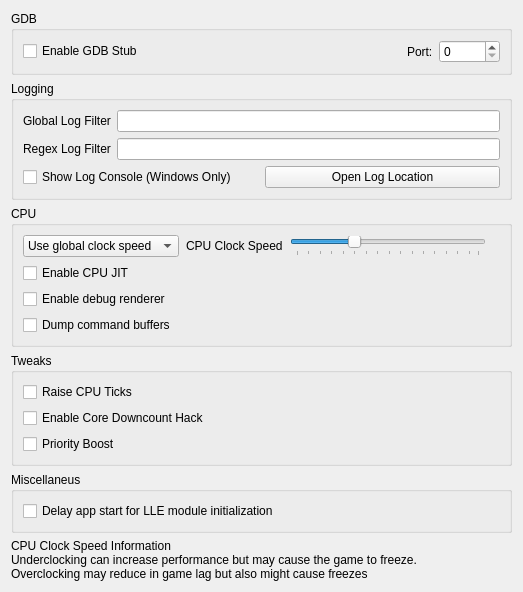
<?xml version="1.0" encoding="UTF-8"?>
<ui version="4.0">
 <class>ConfigureDebug</class>
 <widget class="QWidget" name="ConfigureDebug">
  <property name="geometry">
   <rect>
    <x>0</x>
    <y>0</y>
    <width>523</width>
    <height>458</height>
   </rect>
  </property>
  <property name="windowTitle">
   <string>Form</string>
  </property>
  <layout class="QVBoxLayout" name="verticalLayout_1">
   <item>
    <layout class="QVBoxLayout" name="verticalLayout_2">
     <item>
      <widget class="QGroupBox" name="groupBox">
       <property name="title">
        <string>GDB</string>
       </property>
       <layout class="QVBoxLayout" name="verticalLayout_3">
        <item>
         <layout class="QHBoxLayout" name="horizontalLayout_1">
          <item>
           <widget class="QCheckBox" name="toggle_gdbstub">
            <property name="text">
             <string>Enable GDB Stub</string>
            </property>
           </widget>
          </item>
          <item>
           <spacer name="horizontalSpacer">
            <property name="orientation">
             <enum>Qt::Horizontal</enum>
            </property>
            <property name="sizeHint" stdset="0">
             <size>
              <width>40</width>
              <height>20</height>
             </size>
            </property>
           </spacer>
          </item>
          <item>
           <widget class="QLabel" name="label_2">
            <property name="text">
             <string>Port:</string>
            </property>
           </widget>
          </item>
          <item>
           <widget class="QSpinBox" name="gdbport_spinbox">
            <property name="maximum">
             <number>65536</number>
            </property>
           </widget>
          </item>
         </layout>
        </item>
       </layout>
      </widget>
     </item>
    </layout>
   </item>
   <item>
    <widget class="QGroupBox" name="groupBox_2">
     <property name="title">
      <string>Logging</string>
     </property>
     <layout class="QVBoxLayout" name="verticalLayout">
      <item>
       <layout class="QHBoxLayout" name="horizontalLayout">
        <item>
         <widget class="QLabel" name="label">
          <property name="text">
           <string>Global Log Filter</string>
          </property>
         </widget>
        </item>
        <item>
         <widget class="QLineEdit" name="log_filter_edit"/>
        </item>
       </layout>
      </item>
      <item>
       <layout class="QHBoxLayout" name="horizontalLayout">
        <item>
         <widget class="QLabel" name="label_3">
          <property name="text">
           <string>Regex Log Filter</string>
          </property>
         </widget>
        </item>
        <item>
         <widget class="QLineEdit" name="log_regex_filter_edit"/>
        </item>
       </layout>
      </item>
      <item>
       <layout class="QHBoxLayout" name="horizontalLayout_2">
        <item>
         <widget class="QCheckBox" name="toggle_console">
          <property name="text">
           <string>Show Log Console (Windows Only)</string>
          </property>
         </widget>
        </item>
        <item>
         <widget class="QPushButton" name="open_log_button">
          <property name="text">
           <string>Open Log Location</string>
          </property>
         </widget>
        </item>
       </layout>
      </item>
     </layout>
    </widget>
   </item>
   <item>
    <widget class="QGroupBox" name="groupBox_4">
     <property name="title">
      <string>CPU</string>
     </property>
     <layout class="QGridLayout" name="gridLayout_2">
      <item row="1" column="0">
       <widget class="QWidget" name="clock_speed_widget" native="true">
        <layout class="QHBoxLayout" name="clock_speed_layout">
         <property name="spacing">
          <number>7</number>
         </property>
         <property name="leftMargin">
          <number>0</number>
         </property>
         <property name="topMargin">
          <number>0</number>
         </property>
         <property name="rightMargin">
          <number>0</number>
         </property>
         <property name="bottomMargin">
          <number>0</number>
         </property>
         <item>
          <widget class="QComboBox" name="clock_speed_combo">
           <item>
            <property name="text">
             <string>Use global clock speed</string>
            </property>
           </item>
           <item>
            <property name="text">
             <string>Set clock speed:</string>
            </property>
           </item>
          </widget>
         </item>
         <item>
          <widget class="QLabel" name="clock_speed_label">
           <property name="text">
            <string>CPU Clock Speed</string>
           </property>
          </widget>
         </item>
         <item>
          <widget class="QSlider" name="slider_clock_speed">
           <property name="toolTip">
            <string>&lt;html&gt;&lt;body&gt;Changes the emulated CPU clock frequency.&lt;br&gt;Underclocking can increase performance but may cause the game to freeze.&lt;br&gt;Overclocking may reduce in game lag but also might cause freezes&lt;/body&gt;&lt;/html&gt;</string>
           </property>
           <property name="minimum">
            <number>0</number>
           </property>
           <property name="maximum">
            <number>79</number>
           </property>
           <property name="singleStep">
            <number>5</number>
           </property>
           <property name="pageStep">
            <number>15</number>
           </property>
           <property name="value">
            <number>25</number>
           </property>
           <property name="orientation">
            <enum>Qt::Horizontal</enum>
           </property>
           <property name="tickPosition">
            <enum>QSlider::TicksBelow</enum>
           </property>
          </widget>
         </item>
         <item>
          <widget class="QLabel" name="clock_display_label">
           <property name="text">
            <string/>
           </property>
           <property name="alignment">
            <set>Qt::AlignRight|Qt::AlignTrailing|Qt::AlignVCenter</set>
           </property>
          </widget>
         </item>
        </layout>
       </widget>
      </item>
      <item row="2" column="0">
       <widget class="QCheckBox" name="toggle_cpu_jit">
        <property name="toolTip">
         <string>&lt;html&gt;&lt;head/&gt;&lt;body&gt;&lt;p&gt;Enables the use of the ARM JIT compiler for emulating the 3DS CPUs. Don't disable unless for debugging purposes&lt;/p&gt;&lt;/body&gt;&lt;/html&gt;</string>
        </property>
        <property name="text">
         <string>Enable CPU JIT</string>
        </property>
       </widget>
      </item>
      <item row="3" column="0">
       <widget class="QCheckBox" name="toggle_renderer_debug">
        <property name="text">
         <string>Enable debug renderer</string>
        </property>
       </widget>
      </item>
      <item row="4" column="0">
       <widget class="QCheckBox" name="toggle_dump_command_buffers">
        <property name="text">
         <string>Dump command buffers</string>
        </property>
       </widget>
      </item>
     </layout>
    </widget>
   </item>
   <item>
    <widget class="QGroupBox" name="groupBox_5">
     <property name="title">
      <string>Tweaks</string>
     </property>
     <layout class="QGridLayout" name="gridLayout_3">
     <item row="1" column="0">
       <widget class="QCheckBox" name="toggle_raise_cpu_ticks">
        <property name="toolTip">
         <string>&lt;html&gt;&lt;head/&gt;&lt;body&gt;&lt;p&gt;Adds 16000 CPU ticks. Can improve the performance or decrease, depending of the game or if it is a low-end device&lt;/p&gt;&lt;/body&gt;&lt;/html&gt;</string>
        </property>
        <property name="text">
         <string>Raise CPU Ticks</string>
        </property>
       </widget>
      </item>
      <item row="2" column="0">
       <widget class="QCheckBox" name="toggle_core_downcount_hack">
        <property name="toolTip">
         <string>&lt;html&gt;&lt;head/&gt;&lt;body&gt;&lt;p&gt;When enabled, core downcount will be limited to a smaller time slice, reducing CPU usage. It usually reduce the performance, but improves for low-end devices or GPU hungry games&lt;/p&gt;&lt;/body&gt;&lt;/html&gt;</string>
        </property>
        <property name="text">
         <string>Enable Core Downcount Hack</string>
        </property>
       </widget>
      </item>
      <item row="3" column="0">
       <widget class="QCheckBox" name="toggle_priority_boost">
        <property name="toolTip">
         <string>&lt;html&gt;&lt;head/&gt;&lt;body&gt;&lt;p&gt;Boost low priority starved threads during kernel rescheduling. It can improve the performance, at the cost of get freezes during cutsences for some games&lt;/p&gt;&lt;/body&gt;&lt;/html&gt;</string>
        </property>
        <property name="text">
         <string>Priority Boost</string>
        </property>
       </widget>
      </item>
     </layout>
    </widget>
   </item>
    <item>
      <widget class="QGroupBox" name="groupBox_6">
        <property name="title">
          <string>Miscellaneus</string>
        </property>
        <layout class="QGridLayout" name="gridLayout_4">
          <item row="1" column="0">
            <widget class="QCheckBox" name="delay_start_for_lle_modules">
              <property name="toolTip">
                <string>&lt;html&gt;&lt;head/&gt;&lt;body&gt;&lt;p&gt;Introduces a delay to the first ever launched app thread if LLE modules are enabled, to allow them to initialize.&lt;/p&gt;&lt;/body&gt;&lt;/html&gt;</string>
              </property>
              <property name="text">
                <string>Delay app start for LLE module initialization</string>
              </property>
            </widget>
          </item>
        </layout>
      </widget>
    </item>
   <item>
    <widget class="QLabel" name="label_cpu_clock_info">
     <property name="text">
      <string>&lt;html&gt;&lt;head/&gt;&lt;body&gt;&lt;p&gt;CPU Clock Speed Information&lt;br/&gt;Underclocking can increase performance but may cause the game to freeze.&lt;br/&gt;Overclocking may reduce in game lag but also might cause freezes&lt;/p&gt;&lt;/body&gt;&lt;/html&gt;</string>
     </property>
     <property name="textFormat">
      <enum>Qt::RichText</enum>
     </property>
    </widget>
   </item>
   <item>
    <spacer name="verticalSpacer">
     <property name="orientation">
      <enum>Qt::Vertical</enum>
     </property>
     <property name="sizeHint" stdset="0">
      <size>
       <width>20</width>
       <height>40</height>
      </size>
     </property>
    </spacer>
   </item>
  </layout>
 </widget>
 <tabstops>
  <tabstop>toggle_gdbstub</tabstop>
  <tabstop>gdbport_spinbox</tabstop>
  <tabstop>log_filter_edit</tabstop>
  <tabstop>toggle_console</tabstop>
  <tabstop>open_log_button</tabstop>
 </tabstops>
 <resources/>
 <connections>
  <connection>
   <sender>toggle_gdbstub</sender>
   <signal>toggled(bool)</signal>
   <receiver>gdbport_spinbox</receiver>
   <slot>setEnabled(bool)</slot>
   <hints>
    <hint type="sourcelabel">
     <x>84</x>
     <y>157</y>
    </hint>
    <hint type="destinationlabel">
     <x>342</x>
     <y>158</y>
    </hint>
   </hints>
  </connection>
 </connections>
</ui>
